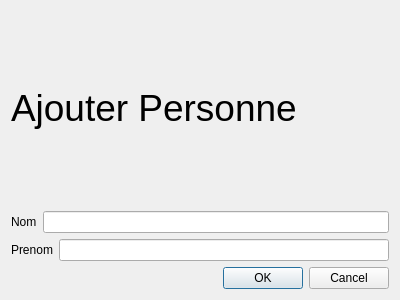
<?xml version="1.0" encoding="UTF-8"?>
<ui version="4.0">
 <class>Dialog</class>
 <widget class="QDialog" name="Dialog">
  <property name="geometry">
   <rect>
    <x>0</x>
    <y>0</y>
    <width>400</width>
    <height>300</height>
   </rect>
  </property>
  <property name="windowTitle">
   <string>Dialog</string>
  </property>
  <layout class="QVBoxLayout" name="verticalLayout">
   <item>
    <widget class="QLabel" name="label">
     <property name="font">
      <font>
       <pointsize>28</pointsize>
      </font>
     </property>
     <property name="text">
      <string>Ajouter Personne</string>
     </property>
    </widget>
   </item>
   <item>
    <layout class="QHBoxLayout" name="horizontalLayout">
     <item>
      <widget class="QLabel" name="label_2">
       <property name="text">
        <string>Nom</string>
       </property>
      </widget>
     </item>
     <item>
      <widget class="QLineEdit" name="nomLine"/>
     </item>
    </layout>
   </item>
   <item>
    <layout class="QHBoxLayout" name="horizontalLayout_2">
     <item>
      <widget class="QLabel" name="label_3">
       <property name="text">
        <string>Prenom</string>
       </property>
      </widget>
     </item>
     <item>
      <widget class="QLineEdit" name="prenomLine"/>
     </item>
    </layout>
   </item>
   <item>
    <widget class="QDialogButtonBox" name="buttonBox">
     <property name="orientation">
      <enum>Qt::Horizontal</enum>
     </property>
     <property name="standardButtons">
      <set>QDialogButtonBox::Cancel|QDialogButtonBox::Ok</set>
     </property>
    </widget>
   </item>
  </layout>
 </widget>
 <resources/>
 <connections>
  <connection>
   <sender>buttonBox</sender>
   <signal>accepted()</signal>
   <receiver>Dialog</receiver>
   <slot>accept()</slot>
   <hints>
    <hint type="sourcelabel">
     <x>248</x>
     <y>254</y>
    </hint>
    <hint type="destinationlabel">
     <x>157</x>
     <y>274</y>
    </hint>
   </hints>
  </connection>
  <connection>
   <sender>buttonBox</sender>
   <signal>rejected()</signal>
   <receiver>Dialog</receiver>
   <slot>reject()</slot>
   <hints>
    <hint type="sourcelabel">
     <x>316</x>
     <y>260</y>
    </hint>
    <hint type="destinationlabel">
     <x>286</x>
     <y>274</y>
    </hint>
   </hints>
  </connection>
 </connections>
</ui>
